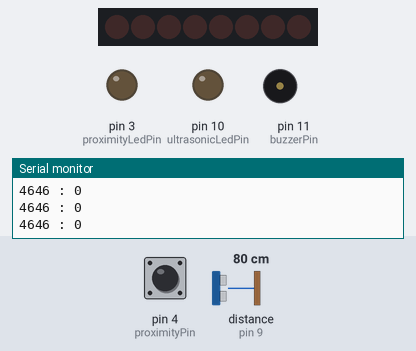
Recording of a sketch running on a simulated Arduino Uno, built with avr-gcc and run on an emulated ATmega328P. Parts: 8 shift-register outputs drawn as a row of LEDs (first output left, lit = HIGH), output pins drawn as LEDs (lit = HIGH), buzzer (waves = sounding, pin HIGH), the last lines printed to the serial monitor. Wiring (inferred from the names in the program): ultrasonic range finder: trigger pin 8; echo pin 9; shift register (74HC595): data pin 7; shift clock pin 5; latch pin 6. Wiring (inferred from the signals the program sends): row of LEDs: on Q0, Q1, Q2, Q3, Q4, Q5, Q6, Q7. Inputs (shaded band) come from the test bench; at power-on: distance to the obstacle (sensor on pin 9) 80 cm, pin 4 (proximityPin) HIGH. The echo pulse lasts 58.3 µs per cm; pins used as bus, display or sensor lines are not drawn.

Above: at 1.2 s.
1.3 s: distance to the obstacle (sensor on pin 9) set to 10 cm
2.8 s: distance to the obstacle (sensor on pin 9) set to 7 cm
At 3.3 s:
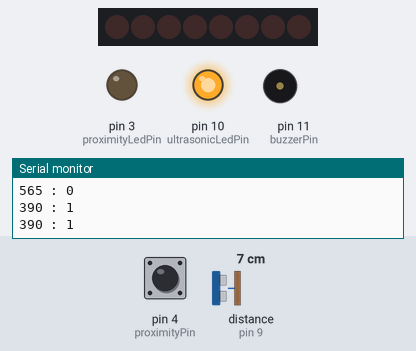
4.4 s: pin 4 (proximityPin) driven LOW
At 4.8 s:
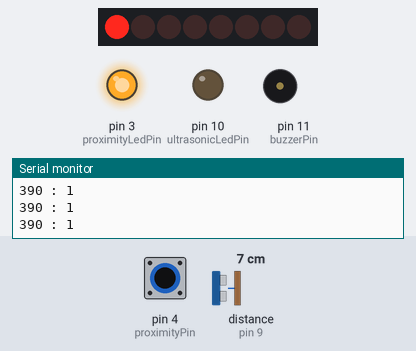
6.0 s: pin 4 (proximityPin) driven HIGH
At 7.7 s:
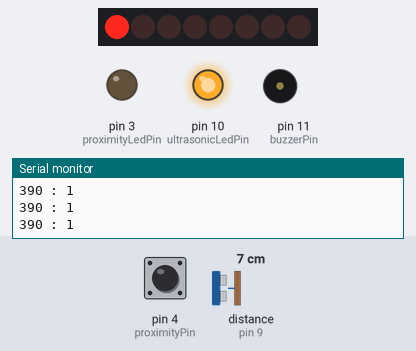
8.0 s: pin 4 (proximityPin) driven LOW
At 9.1 s:
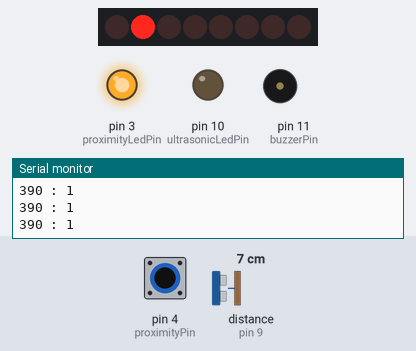
9.5 s: pin 4 (proximityPin) pulsed HIGH 2 times (0.12 s each, 0.3 s apart)
At 11.0 s:
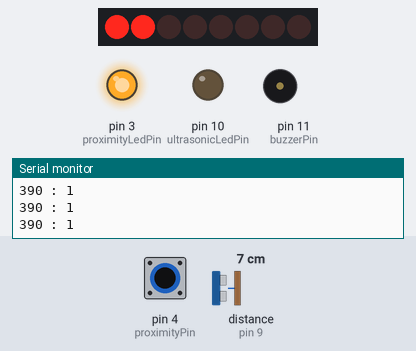
Timing chart, 0 to 12.5 s (numbered marks = the images above; inputs shaded):
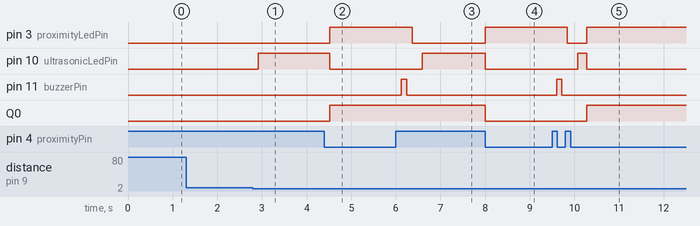

Measured:
- the behaviour switches between 9 and 8 cm on distance to the obstacle (sensor on pin 9) (found by bisection; images 0 and 1)
- after the input at 2.8 s, pin 10 (ultrasonicLedPin): LOW → HIGH after 0.11 s
- after the input at 4.4 s, pin 3 (proximityLedPin), Q0: LOW → HIGH after 0.12 s; pin 10 (ultrasonicLedPin): HIGH → LOW after 0.12 s
- after the input at 6.0 s, pin 3 (proximityLedPin): HIGH → LOW after 0.36 s; pin 10 (ultrasonicLedPin): LOW → HIGH after 0.59 s; pin 11 (buzzerPin): LOW → HIGH after 0.12 s, → LOW 0.12 s later
- after the input at 8.0 s, pin 3 (proximityLedPin): LOW → HIGH at once; pin 10 (ultrasonicLedPin), Q0: HIGH → LOW at once
- after the input at 9.5 s, pin 3 (proximityLedPin): HIGH → LOW after 0.34 s, → HIGH 0.43 s later; pin 10 (ultrasonicLedPin): LOW → HIGH after 0.57 s, → LOW 0.20 s later; pin 11 (buzzerPin): LOW → HIGH after 0.10 s, → LOW 0.12 s later; Q0: LOW → HIGH after 0.77 s

The sketch:

RoomOccupancyBinaryCounter.ino
```cpp
const byte buzzerPin        = 11;
const byte ultrasonicLedPin = 10;
const byte sonicEchoPin     = 9;
const byte sonicTrigPin     = 8;
const byte regInputPin      = 7;
const byte regLatchPin      = 6;
const byte regClockPin      = 5;
const byte proximityPin     = 4;
const byte proximityLedPin  = 3;

byte ledCount = 0;

void setup() {
  pinMode(buzzerPin, OUTPUT);
  pinMode(regInputPin, OUTPUT);
  pinMode(regLatchPin, OUTPUT);
  pinMode(regClockPin, OUTPUT);
  pinMode(sonicTrigPin, OUTPUT);
  pinMode(sonicEchoPin, INPUT);
  pinMode(proximityLedPin, OUTPUT);
  pinMode(ultrasonicLedPin, OUTPUT);
  pinMode(proximityPin, INPUT);

  setLedCount(ledCount);
  Serial.begin(9600);
}

void loop() {

  bool enteringFlag = isUltrasonicWithinRange();
  bool exitingFlag = isProximityWithinRange();
  long lastTime = millis();


   while (enteringFlag) {
    digitalWrite(ultrasonicLedPin, HIGH);

    delay(200);
    bool nextFlag = false;
    if (isProximityWithinRange() && nextFlag == false) {
      if (nextFlag == false) {
        setLedCount(++ledCount);
        nextFlag = true;
      }
    }

    if (nextFlag == true) {
      digitalWrite(proximityLedPin, HIGH);
      digitalWrite(ultrasonicLedPin, LOW);


      while (isProximityWithinRange()) {
        delay(200);
      }

      digitalWrite(buzzerPin, HIGH);
      delay(120);
      digitalWrite(buzzerPin, LOW);
      delay(120);

      digitalWrite(proximityLedPin, LOW);
      enteringFlag = false;
      delay(80);
    }

    if (isUltrasonicWithinRange()) {
      lastTime = millis();
    }
    else if (millis() - lastTime > 1000) {
      Serial.println("Timeout...");
      digitalWrite(ultrasonicLedPin, LOW);
      enteringFlag = false;
    }
  }


  while (exitingFlag) {
    digitalWrite(proximityLedPin, HIGH);

    delay(200);
    bool nextFlag = false;
    if (isUltrasonicWithinRange() && nextFlag == false) {
      if (nextFlag == false) {
        setLedCount(--ledCount);
        nextFlag = true;
      }
    }

    if (nextFlag == true) {
      digitalWrite(ultrasonicLedPin, HIGH);
      digitalWrite(proximityLedPin, LOW);

      while (isUltrasonicWithinRange()) {
        delay(200);
      }

      digitalWrite(buzzerPin, HIGH);
      delay(80);
      digitalWrite(buzzerPin, LOW);
      delay(80);
      digitalWrite(buzzerPin, HIGH);
      delay(80);
      digitalWrite(buzzerPin, LOW);

      digitalWrite(ultrasonicLedPin, LOW);
      exitingFlag = false;
      delay(80);
    }

    if (isProximityWithinRange()) {
      lastTime = millis();
    }
    else if (millis() - lastTime > 1000) {
      Serial.println("Timeout...");
      digitalWrite(proximityLedPin, LOW);
      exitingFlag = false;
    }
  }


  delay(150);
}

bool isProximityWithinRange() {
  return !digitalRead(proximityPin);
}

bool isUltrasonicWithinRange() {
  short distance = getUltrasonicDistance();
  bool inrange = distance >= 0 && distance <= 500;
  Serial.print(distance);
  Serial.print(" : ");
  Serial.println(inrange);

  return inrange;
}

short getUltrasonicDistance() {
  digitalWrite(sonicTrigPin, LOW);
  delayMicroseconds(2);

  digitalWrite(sonicTrigPin, HIGH);
  delayMicroseconds(10);
  digitalWrite(sonicTrigPin, LOW);

  return pulseIn(sonicEchoPin, HIGH);
}

void setLedCount(byte value) {
  digitalWrite(regLatchPin, LOW);
  shiftOut(regInputPin, regClockPin, MSBFIRST, value);
  digitalWrite(regLatchPin, HIGH);
}
```
